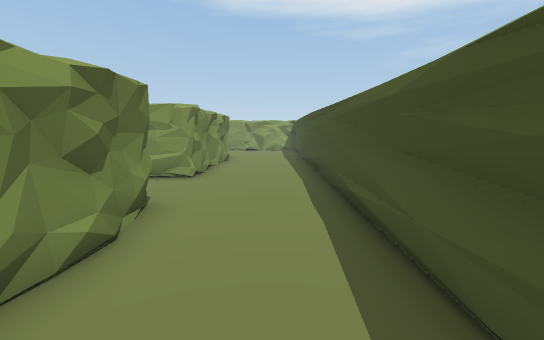
View 1 (above)

16 first-person views from a walk through a scene from a Unity 3-D project. The camera is 1.4 m above the floor, tilts 8° down and sees 90° across. The floor is counted in squares, 1 m on a side. Each view is taken from the middle of a square. On the plan, view 1 faces up. The plan holds only what a view shows up to about 13 squares ahead; the rest is blank. The place goes on beyond the plan. The player is left out.

View 2
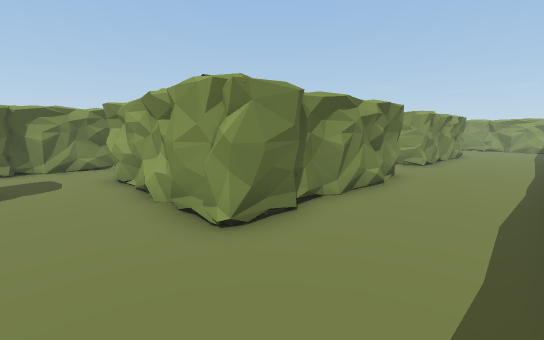

View 3
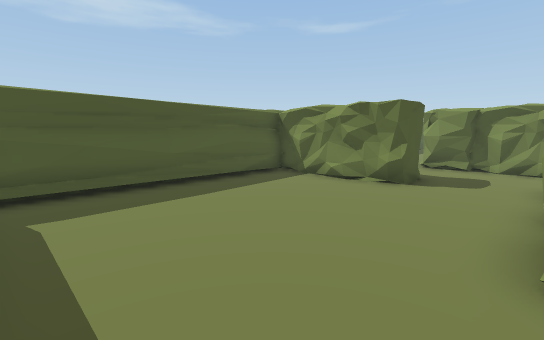

View 4
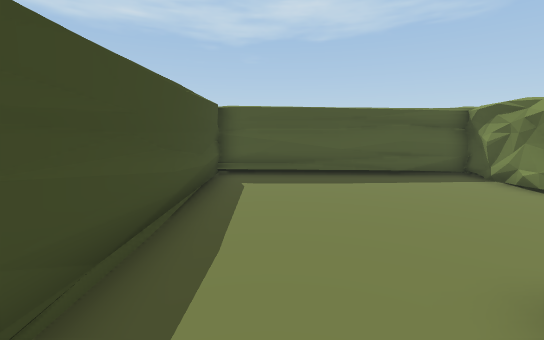

View 5
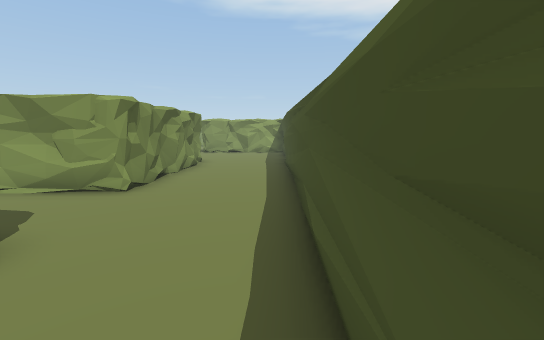

View 6
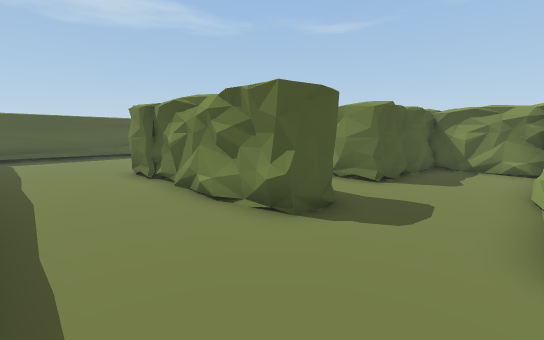

View 7
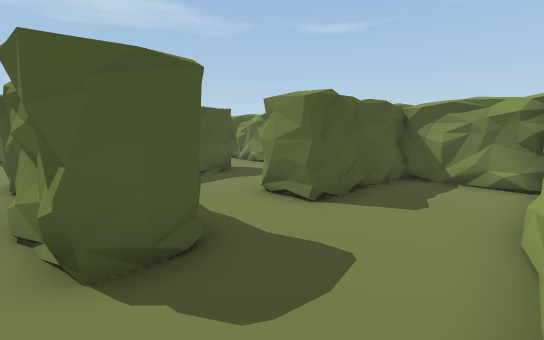

View 8
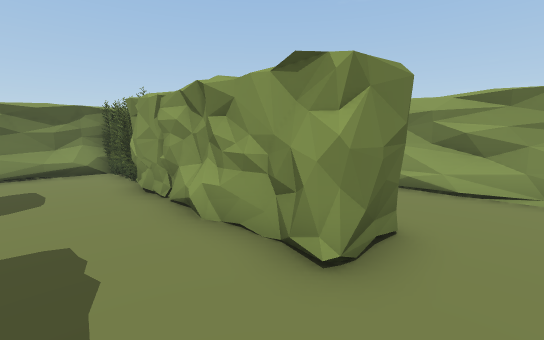

View 9
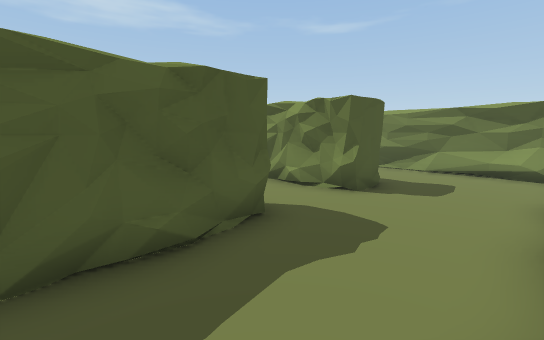

View 10
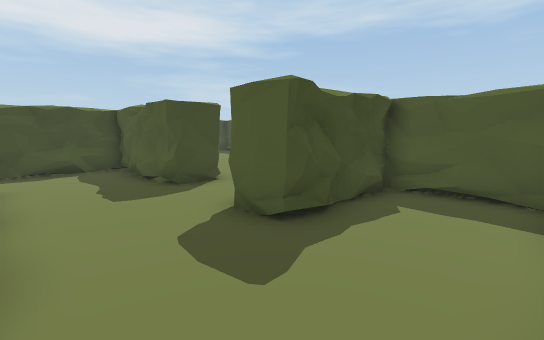

View 11
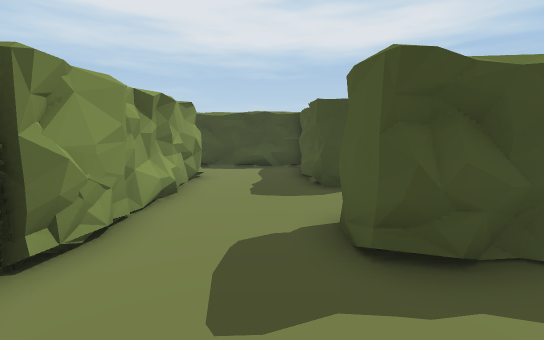

View 12
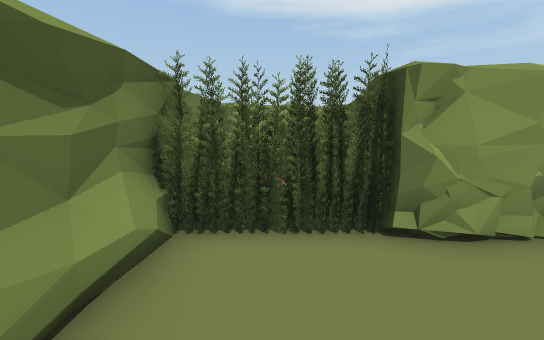

View 13
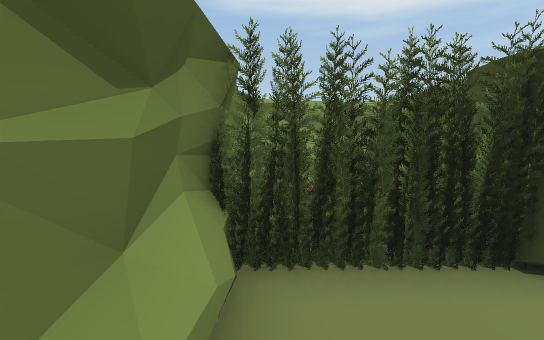

View 14
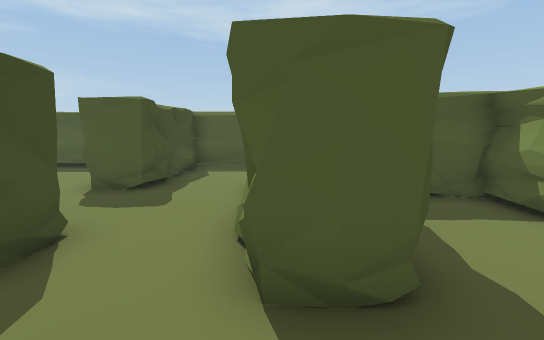

View 15
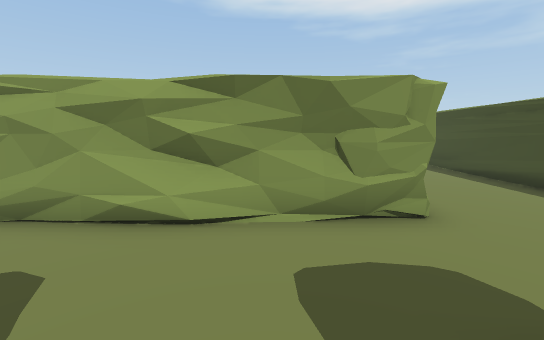

View 16
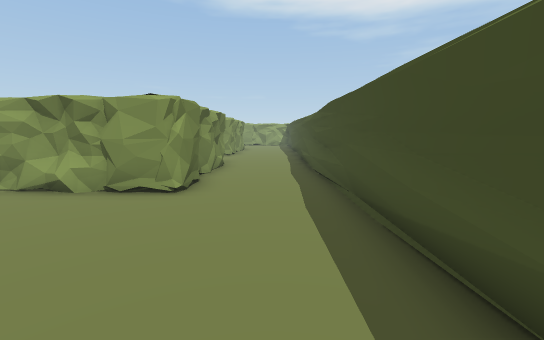

### Floor plan
Key: @ floor where view 1 was taken; # wall or solid block; . floor; O other object.
Columns run from 16 left of view 1 to 2 right of it. Each row starts with its distance up from view 1.
 15               O...#
 14               ....#
 13               O...#
 12               O...#
 11              OO...#
 10               O...#
  9              #O...#
  8 #####O #######....#
  7 #   OO............#
  6 #   OOO...........#
  5 # ..OOOOOO..OOO...#
  4 #OOOOOOOOOO.O O...#
  3 #...OO.OOO..OOO...#
  2 #...........OOO...#
  1 #...........O O...#
  0 #...OO..OOOOO O.@.#
 -1 #...OO..O   O O...#
 -2 #...OO..OOOOOOO...#
 -3 #...OO............#
 -4 ######............#
 -5      #..OOO.......#
 -6       ..OOO.......#
 -7       ..OOO.......#
 -8       ..OOO.......#
 -9       ###O#########

Where each view was taken, in squares from view 1:
view 1: 0 up, 0 right, facing up
view 2: 4 down, 1 right, facing up-left
view 3: 2 down, 1 right, facing down-left
view 4: 0 up, 0 right, facing down
view 5: 2 up, 1 right, facing up
view 6: 8 up, 1 right, facing down-left
view 7: 8 up, 2 left, facing down-left
view 8: 1 up, 5 left, facing up-left
view 9: 3 up, 5 left, facing down-left
view 10: 3 up, 15 left, facing down-right
view 11: 1 up, 15 left, facing right
view 12: 0 up, 14 left, facing up
view 13: 1 up, 15 left, facing up
view 14: 2 up, 11 left, facing down
view 15: 4 up, 5 left, facing up
view 16: 8 down, 0 right, facing up
